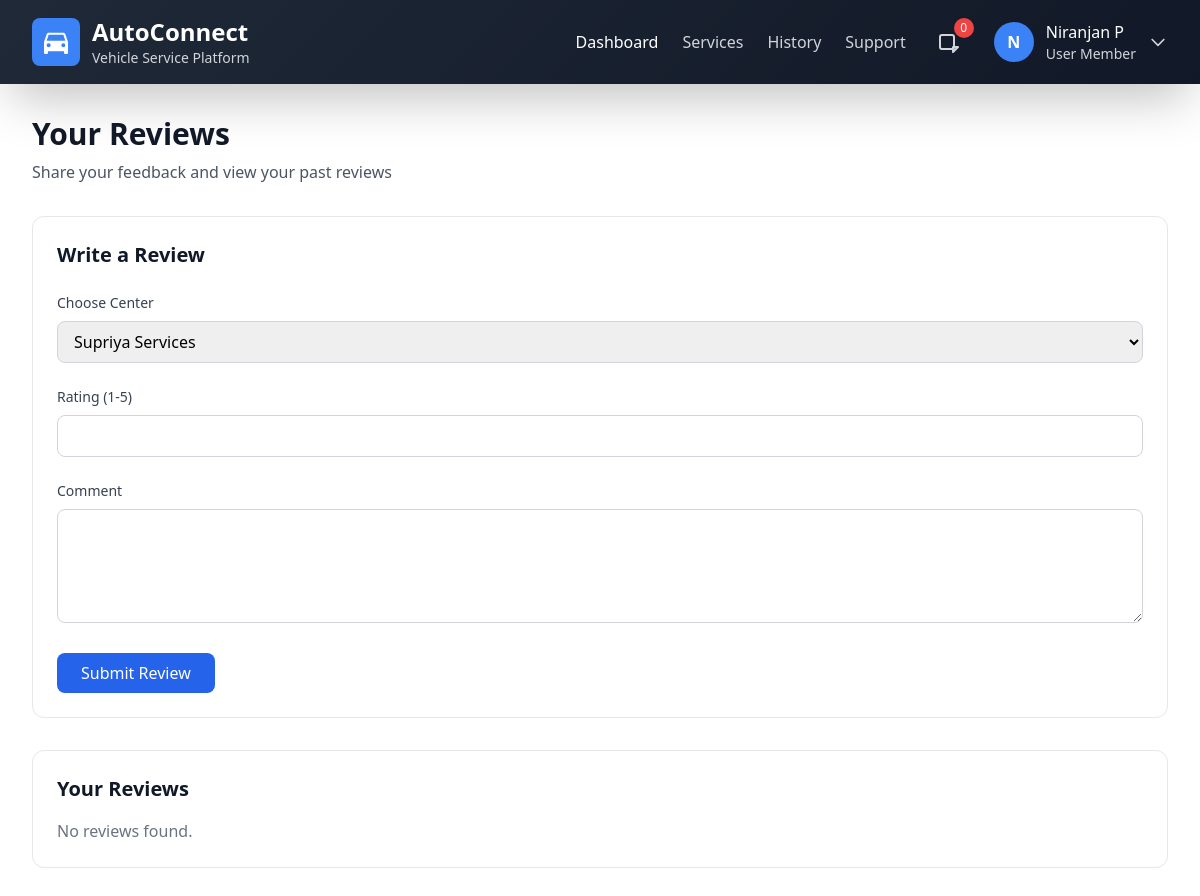
/user_reviews (signed in), run on the app's committed database.
### home/models.py (models this page shows, shortened)
class User(AbstractUser):
    role = models.CharField(max_length=50, null=True, default='user')
    pass

### home/views.py (the view, shortened to what this page needs)
# urls.py: path("user_reviews", home.views.user_reviews, name="user_reviews"),
@login_required
def user_reviews(request):
    centers = ServiceCenter.objects.filter(status='Approved')
    user_reviews = Review.objects.filter(user=request.user)
    return render(request, 'user_reviews.html', {'centers': centers, 'user_reviews': user_reviews})

### templates/user_reviews.html (shortened to what this page needs)
<!DOCTYPE html>
<html lang="en">
<head>
    <script src="https://cdn.tailwindcss.com"></script>
</head>
<body class="bg-white min-h-full">
    <header class="gradient-bg text-white shadow-2xl">
        <div class="max-w-7xl mx-auto px-4 sm:px-6 lg:px-8">
            <div class="flex justify-between items-center py-4">
                <div class="flex items-center space-x-3">
                    <div class="bg-blue-500 p-2 rounded-lg">
                    </div>
                    <div>
                        <h1 class="text-2xl font-bold">AutoConnect</h1>
                        <p class="text-gray-300 text-sm">Vehicle Service Platform</p>
                    </div>
                </div>
                <div class="flex items-center space-x-6">
                    <nav class="hidden md:flex space-x-6">
                        <a href="{% url 'user_dashboard' %}" class="text-white hover:text-blue-300 transition-colors">Dashboard</a>
                        <a href="{% url 'request_assistance' %}" class="text-gray-300 hover:text-white transition-colors">Services</a>
                        <a href="{% url 'service_history' %}" class="text-gray-300 hover:text-white transition-colors">History</a>
                        <a href="#" class="text-gray-300 hover:text-white transition-colors">Support</a>
                    </nav>
                    <div class="relative">
                        <button class="relative p-2 text-gray-300 hover:text-white transition-colors">
                            <svg class="w-6 h-6" fill="none" stroke="currentColor" viewBox="0 0 24 24">
                                <path stroke-linecap="round" stroke-linejoin="round" stroke-width="2" d="M15 17h5l-5 5v-5zM4 19h10a2 2 0 002-2V7a2 2 0 00-2-2H4a2 2 0 00-2 2v10a2 2 0 002 2z"/>
                            </svg>
                            <span class="notification-badge absolute -top-1 -right-1 bg-red-500 text-white text-xs rounded-full h-5 w-5 flex items-center justify-center">{{ active_services|length }}</span>
                        </button>
                    </div>
                    <div class="relative">
                        <button id="user-menu-button" class="flex items-center space-x-3 focus:outline-none">
                            <div class="w-10 h-10 bg-blue-500 rounded-full flex items-center justify-center">
                                <span class="text-white font-semibold">{{ user.first_name|slice:":1"|upper }}{{ user.last_name|slice:":1"|upper }}</span>
                            </div>
                            <div class="hidden md:block text-left">
                                <p class="text-white font-medium">{{ user.first_name }} {{ user.last_name }}</p>
                                <p class="text-gray-300 text-sm">{{ user.role|title }} Member</p>
                            </div>
                            <svg class="w-5 h-5 text-gray-300" fill="none" stroke="currentColor" viewBox="0 0 24 24">
                                <path stroke-linecap="round" stroke-linejoin="round" stroke-width="2" d="M19 9l-7 7-7-7"/>
                            </svg>
                        </button>
                    </div>
                </div>
            </div>
        </div>
    </header>
    <main class="max-w-7xl mx-auto px-4 sm:px-6 lg:px-8 py-8">
        <div class="mb-8">
            <h2 class="text-3xl font-bold text-gray-900 mb-2">Your Reviews</h2>
            <p class="text-gray-600">Share your feedback and view your past reviews</p>
        </div>
        <div class="bg-white rounded-xl border border-gray-200 p-6 mb-8">
            <h3 class="text-xl font-bold text-gray-900 mb-4">Write a Review</h3>
            <form method="POST" action="{% url 'user_reviews' %}" class="space-y-6">
                <div>
                    <label for="center_id" class="block text-sm font-medium text-gray-700 mb-2">Choose Center</label>
                    <select id="center_id" name="center_id" required class="w-full px-3 py-2 border border-gray-300 rounded-lg focus:ring-2 focus:ring-blue-500 focus:border-transparent">
                        {% for center in centers %}
                            <option value="{{ center.id }}">{{ center.center_name }}</option>
                        {% endfor %}
                    </select>
                </div>
                <div>
                    <label for="rating" class="block text-sm font-medium text-gray-700 mb-2">Rating (1-5)</label>
                    <input type="number" id="rating" name="rating" min="1" max="5" required class="w-full px-3 py-2 border border-gray-300 rounded-lg focus:ring-2 focus:ring-blue-500 focus:border-transparent">
                </div>
                <div>
                    <label for="comment" class="block text-sm font-medium text-gray-700 mb-2">Comment</label>
                    <textarea id="comment" name="comment" rows="4" class="w-full px-3 py-2 border border-gray-300 rounded-lg focus:ring-2 focus:ring-blue-500 focus:border-transparent"></textarea>
                </div>
                <button type="submit" class="bg-blue-600 text-white px-6 py-2 rounded-lg hover:bg-blue-700 transition-colors">Submit Review</button>
            </form>
        </div>
        <div class="bg-white rounded-xl border border-gray-200 p-6">
            <h3 class="text-xl font-bold text-gray-900 mb-4">Your Reviews</h3>
            {% if user_reviews %}
                <div class="space-y-4">
                    {% for review in user_reviews %}
                        <div class="bg-gray-50 p-4 rounded-lg border-l-4 border-yellow-500">
                            <div class="flex justify-between items-start">
                                <div class="flex-1">
                                    <p class="font-semibold text-gray-900">{{ review.center.center_name }}</p>
                                    <div class="flex items-center space-x-2 mt-1">
                                        <span class="text-yellow-500">★</span>
                                        <span class="text-sm text-gray-600">{{ review.rating }}/5</span>
                                    </div>
                                    <p class="text-sm text-gray-600 mt-2">{{ review.comment }}</p>
                                    <p class="text-xs text-gray-500 mt-2">{{ review.review_date|date:"M d, Y" }}</p>
                                </div>
                            </div>
                        </div>
                    {% endfor %}
                </div>
            {% else %}
                <p class="text-gray-500">No reviews found.</p>
            {% endif %}
        </div>
    </main>
</body>
</html>

### templates/user_reviews.html (style rules this page uses)
body { box-sizing: border-box; }
.gradient-bg { background: linear-gradient(135deg, #1f2937 0%, #111827 100%); }
.notification-badge { animation: bounce 1s infinite; }

### data on the page
User: first_name "N", first_name "Niranjan P", role "User"

### other printed values
{{ active_services|length }} "0"
form field center_id "Supriya Services"
